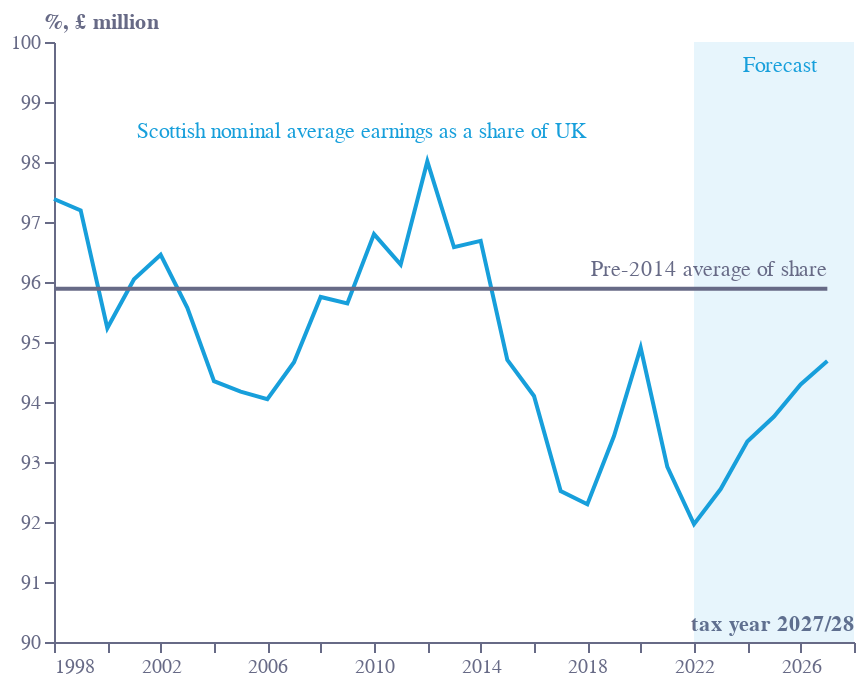

The code cell stored with this chart in its notebook:
### Code cell
base = alt.Chart(f3).encode(
    x=alt.X(
        "year:Q",
        sort=[],
        axis=alt.Axis(
            grid=False,
            titleAlign="right",
            titleAnchor="end",
            title="tax year 2027/28",
            titleY=-15,
            # titleX=207,
            labelColor=colors["eco-gray"],
            titleColor=colors["eco-gray"],
            tickColor=colors["eco-gray"],
            domainColor=colors["eco-gray"],
            tickCount=10,
            orient="bottom",
            labelAngle=0,
            format='.0f'
        ),
    )
)
line = base.mark_line(color=colors["eco-light-blue"]).encode(
    y=alt.Y(
        "earnings:Q",
        sort=[],
        axis=alt.Axis(
            grid=False,
            title="£ million",
            titleX=-5,
            titleY=-5,
            titleBaseline="bottom",
            titleAngle=0,
            titleAlign="left",
            labelColor=colors["eco-gray"],
            titleColor=colors["eco-gray"],
            tickColor=colors["eco-gray"],
            domainColor=colors["eco-gray"],
            format='.0f'
        ),
        scale=alt.Scale(domain=[90, 100]),
    )
)
axis = (
    alt.Chart(pd.DataFrame([{"x": 2017, 'y':0}, {"x": 2027, "y": 0}]))
    .mark_line(strokeWidth=1, opacity=0.4, color=colors["eco-gray"])
    .encode(x=alt.X("x:Q", sort=[]), y=alt.Y("y:Q",sort=[]))
)
area = (
    alt.Chart(pd.DataFrame([{"x": 2022, 'y':90,'y2':100}, {"x": 2028,'y':90, "y2": 100}]))
    .mark_area(opacity=0.1, color=colors["eco-light-blue"])
    .encode(x=alt.X("x:Q", sort=[]),y=alt.Y(
        "y:Q",
        sort=[],
        axis=alt.Axis(
            grid=False,
            title="%",
            titleX=-5,
            titleY=-5,
            titleBaseline="bottom",
            titleAngle=0,
            titleAlign="left",
            labelColor=colors["eco-gray"],
            titleColor=colors["eco-gray"],
            tickColor=colors["eco-gray"],
            domainColor=colors["eco-gray"],
            format='.0f'
        ),
        scale=alt.Scale(domain=[90, 100]),
    ),y2='y2:Q')
)
labels = (
    alt.Chart(pd.DataFrame([{"x": 2018, 'y':98.5,'t':'Scottish nominal average earnings as a share of UK'}, 
                            {"x": 2027, "y": 96.2,'t':'Pre-2014 average of share'},
                           {"x": 2026.6, "y": 99.6,'t':'Forecast'}]))
    .mark_text(align='right')
    .encode(x=alt.X("x:Q", sort=[]), y=alt.Y("y:Q",sort=[]),text='t:N',color=alt.Color('t:N',legend=None,
scale=alt.Scale(range=[colors["eco-light-blue"],colors["eco-gray"],colors["eco-light-blue"]])))
)
line2=base.mark_line(color=colors["eco-gray"]).encode(
    y=alt.Y(
        "p14:Q",
        sort=[]))
layer1 = (
    ((area+line+line2+labels
     ).properties(height=300, width=400))
    .configure_view(stroke=None)
    .properties(title="")
)
layer1.save("visualisation/" + f + ".json")
layer1.save("visualisation/" + f + ".svg")
layer1.save("visualisation/" + f + ".png")
open("README.md", "a").write(readme)
layer1

### Figure 1 — Vega-Lite specification as saved in the notebook (floating-point values rounded to 4 significant figures)
{"config": {"view": {"continuousWidth": 400, "continuousHeight": 300, "stroke": null}}, "layer": [{"data": {"name": "data-ddc142b90b6c65aa9e363784c02e89ae"}, "mark": {"type": "area", "color": "#179FDB", "opacity": 0.1}, "encoding": {"x": {"field": "x", "sort": [], "type": "quantitative"}, "y": {"axis": {"domainColor": "#676A86", "format": ".0f", "grid": false, "labelColor": "#676A86", "tickColor": "#676A86", "title": "%", "titleAlign": "left", "titleAngle": 0, "titleBaseline": "bottom", "titleColor": "#676A86", "titleX": -5, "titleY": -5}, "field": "y", "scale": {"domain": [90, 100]}, "sort": [], "type": "quantitative"}, "y2": {"field": "y2"}}}, {"data": {"name": "data-1bdf4eb7b98b2d54a822a7e1feb6ccd7"}, "mark": {"type": "line", "color": "#179FDB"}, "encoding": {"x": {"axis": {"domainColor": "#676A86", "format": ".0f", "grid": false, "labelAngle": 0, "labelColor": "#676A86", "orient": "bottom", "tickColor": "#676A86", "tickCount": 10, "title": "tax year 2027/28", "titleAlign": "right", "titleAnchor": "end", "titleColor": "#676A86", "titleY": -15}, "field": "year", "sort": [], "type": "quantitative"}, "y": {"axis": {"domainColor": "#676A86", "format": ".0f", "grid": false, "labelColor": "#676A86", "tickColor": "#676A86", "title": "£ million", "titleAlign": "left", "titleAngle": 0, "titleBaseline": "bottom", "titleColor": "#676A86", "titleX": -5, "titleY": -5}, "field": "earnings", "scale": {"domain": [90, 100]}, "sort": [], "type": "quantitative"}}}, {"data": {"name": "data-1bdf4eb7b98b2d54a822a7e1feb6ccd7"}, "mark": {"type": "line", "color": "#676A86"}, "encoding": {"x": {"axis": {"domainColor": "#676A86", "format": ".0f", "grid": false, "labelAngle": 0, "labelColor": "#676A86", "orient": "bottom", "tickColor": "#676A86", "tickCount": 10, "title": "tax year 2027/28", "titleAlign": "right", "titleAnchor": "end", "titleColor": "#676A86", "titleY": -15}, "field": "year", "sort": [], "type": "quantitative"}, "y": {"field": "p14", "sort": [], "type": "quantitative"}}}, {"data": {"name": "data-60f84d2d59d92d4969cdb8ac4b39aaef"}, "mark": {"type": "text", "align": "right"}, "encoding": {"color": {"field": "t", "legend": null, "scale": {"range": ["#179FDB", "#676A86", "#179FDB"]}, "type": "nominal"}, "text": {"field": "t", "type": "nominal"}, "x": {"field": "x", "sort": [], "type": "quantitative"}, "y": {"field": "y", "sort": [], "type": "quantitative"}}}], "height": 300, "title": "", "width": 400, "$schema": "https://vega.github.io/schema/vega-lite/v4.17.0.json", "datasets": {"data-ddc142b90b6c65aa9e363784c02e89ae": [{"x": 2022, "y": 90, "y2": 100}, {"x": 2028, "y": 90, "y2": 100}], "data-1bdf4eb7b98b2d54a822a7e1feb6ccd7": [{"year": 1998, "earnings": 97.38, "p14": 95.89}, {"year": 1999, "earnings": 97.19, "p14": 95.89}, {"year": 2000, "earnings": 95.23, "p14": 95.89}, {"year": 2001, "earnings": 96.05, "p14": 95.89}, {"year": 2002, "earnings": 96.45, "p14": 95.89}, {"year": 2003, "earnings": 95.57, "p14": 95.89}, {"year": 2004, "earnings": 94.35, "p14": 95.89}, {"year": 2005, "earnings": 94.17, "p14": 95.89}, {"year": 2006, "earnings": 94.05, "p14": 95.89}, {"year": 2007, "earnings": 94.66, "p14": 95.89}, {"year": 2008, "earnings": 95.75, "p14": 95.89}, {"year": 2009, "earnings": 95.64, "p14": 95.89}, {"year": 2010, "earnings": 96.8, "p14": 95.89}, {"year": 2011, "earnings": 96.29, "p14": 95.89}, {"year": 2012, "earnings": 98.01, "p14": 95.89}, {"year": 2013, "earnings": 96.58, "p14": 95.89}, {"year": 2014, "earnings": 96.68, "p14": 95.89}, {"year": 2015, "earnings": 94.7, "p14": 95.89}, {"year": 2016, "earnings": 94.1, "p14": 95.89}, {"year": 2017, "earnings": 92.52, "p14": 95.89}, {"year": 2018, "earnings": 92.3, "p14": 95.89}, {"year": 2019, "earnings": 93.43, "p14": 95.89}, {"year": 2020, "earnings": 94.9, "p14": 95.89}, {"year": 2021, "earnings": 92.92, "p14": 95.89}, {"year": 2022, "earnings": 91.97, "p14": 95.89}, {"year": 2023, "earnings": 92.55, "p14": 95.89}, {"year": 2024, "earnings": 93.34, "p14": 95.89}, {"year": 2025, "earnings": 93.76, "p14": 95.89}, {"year": 2026, "earnings": 94.29, "p14": 95.89}, {"year": 2027, "earnings": 94.68, "p14": 95.89}], "data-60f84d2d59d92d4969cdb8ac4b39aaef": [{"x": 2018.0, "y": 98.5, "t": "Scottish nominal average earnings as a share of UK"}, {"x": 2027.0, "y": 96.2, "t": "Pre-2014 average of share"}, {"x": 2027.0, "y": 99.6, "t": "Forecast"}]}}
